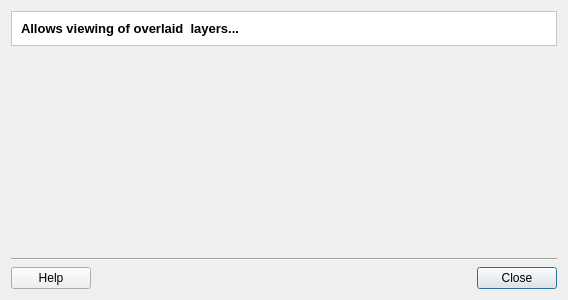
<?xml version="1.0" encoding="UTF-8"?>
<ui version="4.0">
 <class>OverlayDialogForm</class>
 <widget class="QDialog" name="OverlayDialogForm">
  <property name="geometry">
   <rect>
    <x>0</x>
    <y>0</y>
    <width>568</width>
    <height>300</height>
   </rect>
  </property>
  <property name="windowTitle">
   <string>Overlay</string>
  </property>
  <layout class="QGridLayout" name="gridLayout_5">
   <item row="0" column="0">
    <layout class="QGridLayout" name="gridLayout_4">
     <item row="0" column="0">
      <widget class="QFrame" name="frame_2">
       <property name="styleSheet">
        <string notr="true">QWidget { background: white }</string>
       </property>
       <property name="frameShape">
        <enum>QFrame::StyledPanel</enum>
       </property>
       <property name="frameShadow">
        <enum>QFrame::Sunken</enum>
       </property>
       <layout class="QGridLayout" name="gridLayout">
        <item row="0" column="0">
         <widget class="QLabel" name="m_titleLabel">
          <property name="font">
           <font>
            <pointsize>10</pointsize>
            <weight>75</weight>
            <bold>true</bold>
           </font>
          </property>
          <property name="text">
           <string>Allows viewing of overlaid  layers...</string>
          </property>
         </widget>
        </item>
       </layout>
      </widget>
     </item>
     <item row="1" column="0">
      <widget class="QWidget" name="m_widget" native="true">
       <property name="sizePolicy">
        <sizepolicy hsizetype="MinimumExpanding" vsizetype="MinimumExpanding">
         <horstretch>0</horstretch>
         <verstretch>0</verstretch>
        </sizepolicy>
       </property>
      </widget>
     </item>
     <item row="2" column="0">
      <layout class="QGridLayout" name="gridLayout_3">
       <item row="0" column="0">
        <widget class="Line" name="line">
         <property name="orientation">
          <enum>Qt::Horizontal</enum>
         </property>
        </widget>
       </item>
       <item row="1" column="0">
        <layout class="QGridLayout" name="gridLayout_2">
         <item row="0" column="2">
          <widget class="QPushButton" name="m_closePushButton">
           <property name="text">
            <string>Close</string>
           </property>
          </widget>
         </item>
         <item row="0" column="0">
          <widget class="QPushButton" name="m_helpPushButton">
           <property name="text">
            <string>Help</string>
           </property>
          </widget>
         </item>
         <item row="0" column="1">
          <spacer name="horizontalSpacer">
           <property name="orientation">
            <enum>Qt::Horizontal</enum>
           </property>
           <property name="sizeHint" stdset="0">
            <size>
             <width>40</width>
             <height>20</height>
            </size>
           </property>
          </spacer>
         </item>
        </layout>
       </item>
      </layout>
     </item>
    </layout>
   </item>
  </layout>
 </widget>
 <tabstops>
  <tabstop>m_closePushButton</tabstop>
  <tabstop>m_helpPushButton</tabstop>
 </tabstops>
 <resources/>
 <connections>
  <connection>
   <sender>m_closePushButton</sender>
   <signal>released()</signal>
   <receiver>OverlayDialogForm</receiver>
   <slot>close()</slot>
   <hints>
    <hint type="sourcelabel">
     <x>535</x>
     <y>278</y>
    </hint>
    <hint type="destinationlabel">
     <x>559</x>
     <y>295</y>
    </hint>
   </hints>
  </connection>
 </connections>
</ui>
